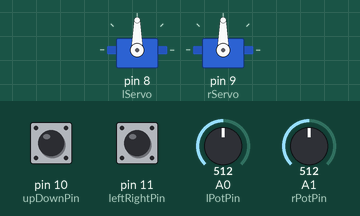
Bench run of a sketch on a simulated Arduino Uno, built with avr-gcc and run on an emulated ATmega328P. Shown: 2 × servo. The test bench sets the inputs (shaded band); at power-on: A0 (lPotPin) = 512, A1 (rPotPin) = 512, pin 11 (leftRightPin) LOW, pin 10 (upDownPin) LOW.

Above: at 1.2 s.
1.3 s: A0 (lPotPin) set to 306
5.6 s: A1 (rPotPin) set to 0
At 9.5 s:
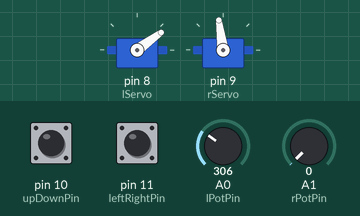
9.8 s: pin 11 (leftRightPin) pulled HIGH for 0.25 s
At 11.5 s:
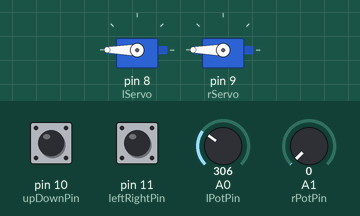
13.6 s: A0 (lPotPin) set to 511
At 17.5 s:
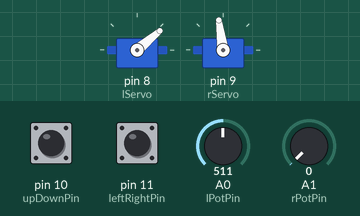
17.8 s: pin 10 (upDownPin) pulsed HIGH 5 times (0.12 s each, 0.3 s apart)
At 20.2 s:
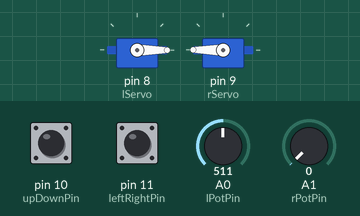
Timing chart, 0 to 23.4 s (numbered marks = the images above; inputs shaded):
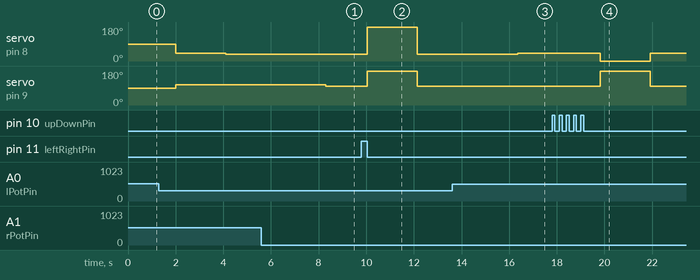

Measured:
- after the input at 5.6 s, servo on pin 9 (rServo): 108° → 98° after 2.7 s
- after the input at 9.8 s, servo on pin 8 (lServo): 36° → 180° after 0.25 s, → 36° 2.1 s later; servo on pin 9 (rServo): 98° → 180° after 0.25 s, → 98° 2.1 s later
- after the input at 13.6 s, servo on pin 8 (lServo): 36° → 40° after 2.8 s
- after the input at 17.8 s, servo on pin 8 (lServo): 40° → 0° after 2.0 s, → 40° 2.1 s later; servo on pin 9 (rServo): 98° → 180° after 2.0 s, → 98° 2.1 s later

The sketch:

ArduinoRover.ino
```cpp
#include <Servo.h>

// Constants
int maxMoveSpeed = 10;
int maxTurnSpeed = 6;
int maxCenterDiff = 10;

// Max values from tx/rx
int pwmMin = 1050;
int pwmMax = 1910;

// Initial center depends what
// you set your servo pot to
int lCenterInit = 55;
int rCenterInit = 54;

int lCenter;
int rCenter;

// Pins
int lPotPin = 0;
int rPotPin = 1;

int upDownPin = 10;
int leftRightPin = 11;

Servo lServo;
Servo rServo;

void setup() {
  lServo.attach(8);
  rServo.attach(9);

  Serial.begin(9600);
}

void loop() {

  centerServos();

  // Get pwm values from rx
  int upDownVal = pulseIn(upDownPin, HIGH);
  int leftRightVal = pulseIn(leftRightPin, HIGH);

  int moveSpeed = map(upDownVal, pwmMin, pwmMax, -maxMoveSpeed, maxMoveSpeed);
  int turnSpeed = map(leftRightVal, pwmMin, pwmMax, maxTurnSpeed, -maxTurnSpeed);

  lServo.write(lCenter + moveSpeed + turnSpeed);
  rServo.write(rCenter - moveSpeed + turnSpeed);

  delay(100);
}

void centerServos() {
  // value between 0 and 1023
  int lPotVal = analogRead(lPotPin);
  int rPotVal = analogRead(rPotPin);

  int lDiff = map(lPotVal, 0, 1023, -maxCenterDiff, maxCenterDiff);
  int rDiff = map(rPotVal, 0, 1023, -maxCenterDiff, maxCenterDiff);

  lCenter = lCenterInit + lDiff;
  rCenter = rCenterInit + rDiff;
}
```
